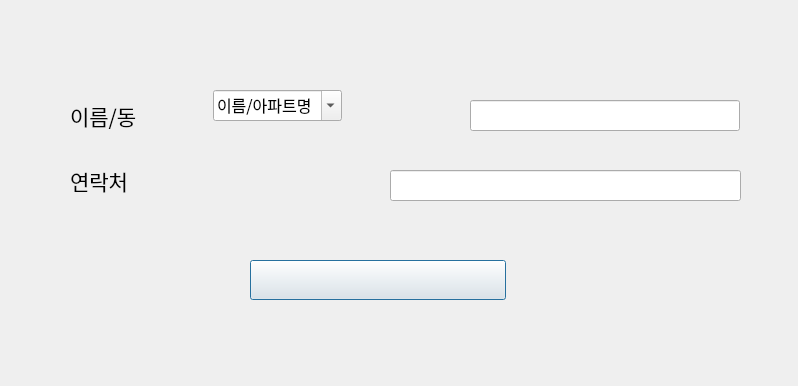
<?xml version="1.0" encoding="UTF-8"?>
<ui version="4.0">
 <class>Dialog</class>
 <widget class="QDialog" name="Dialog">
  <property name="geometry">
   <rect>
    <x>0</x>
    <y>0</y>
    <width>798</width>
    <height>386</height>
   </rect>
  </property>
  <property name="windowTitle">
   <string>Dialog</string>
  </property>
  <widget class="QLineEdit" name="nombre_lineEdit">
   <property name="geometry">
    <rect>
     <x>470</x>
     <y>100</y>
     <width>270</width>
     <height>31</height>
    </rect>
   </property>
   <property name="font">
    <font>
     <family>Agency FB</family>
     <pointsize>16</pointsize>
    </font>
   </property>
  </widget>
  <widget class="QPushButton" name="aregar_Button">
   <property name="geometry">
    <rect>
     <x>250</x>
     <y>260</y>
     <width>256</width>
     <height>40</height>
    </rect>
   </property>
   <property name="font">
    <font>
     <family>Agency FB</family>
     <pointsize>16</pointsize>
    </font>
   </property>
   <property name="text">
    <string/>
   </property>
  </widget>
  <widget class="QLabel" name="label">
   <property name="geometry">
    <rect>
     <x>70</x>
     <y>90</y>
     <width>121</width>
     <height>51</height>
    </rect>
   </property>
   <property name="font">
    <font>
     <family>Agency FB</family>
     <pointsize>16</pointsize>
    </font>
   </property>
   <property name="text">
    <string>이름/동</string>
   </property>
  </widget>
  <widget class="QLineEdit" name="edad_lineEdit">
   <property name="geometry">
    <rect>
     <x>390</x>
     <y>170</y>
     <width>351</width>
     <height>31</height>
    </rect>
   </property>
   <property name="font">
    <font>
     <family>Agency FB</family>
     <pointsize>16</pointsize>
    </font>
   </property>
  </widget>
  <widget class="QComboBox" name="dong_name_combo">
   <property name="geometry">
    <rect>
     <x>213</x>
     <y>90</y>
     <width>114</width>
     <height>21</height>
    </rect>
   </property>
   <property name="font">
    <font>
     <family>Agency FB</family>
     <pointsize>12</pointsize>
    </font>
   </property>
   <property name="editable">
    <bool>true</bool>
   </property>
   <property name="sizeAdjustPolicy">
    <enum>QComboBox::AdjustToContents</enum>
   </property>
   <item>
    <property name="text">
     <string>이름/아파트명</string>
    </property>
   </item>
   <item>
    <property name="text">
     <string>초원아파트1동</string>
    </property>
   </item>
   <item>
    <property name="text">
     <string>초원아파트2동</string>
    </property>
   </item>
   <item>
    <property name="text">
     <string>초원아파트3동</string>
    </property>
   </item>
   <item>
    <property name="text">
     <string>초원아파트4동</string>
    </property>
   </item>
   <item>
    <property name="text">
     <string>초원아파트5동</string>
    </property>
   </item>
  </widget>
  <widget class="QLabel" name="label_2">
   <property name="geometry">
    <rect>
     <x>70</x>
     <y>160</y>
     <width>111</width>
     <height>41</height>
    </rect>
   </property>
   <property name="font">
    <font>
     <family>Agency FB</family>
     <pointsize>16</pointsize>
    </font>
   </property>
   <property name="layoutDirection">
    <enum>Qt::LeftToRight</enum>
   </property>
   <property name="text">
    <string>연락처</string>
   </property>
  </widget>
  <widget class="QLabel" name="label_7">
   <property name="geometry">
    <rect>
     <x>330</x>
     <y>30</y>
     <width>191</width>
     <height>31</height>
    </rect>
   </property>
   <property name="font">
    <font>
     <family>Agency FB</family>
     <pointsize>16</pointsize>
    </font>
   </property>
   <property name="text">
    <string/>
   </property>
  </widget>
 </widget>
 <resources/>
 <connections/>
</ui>
